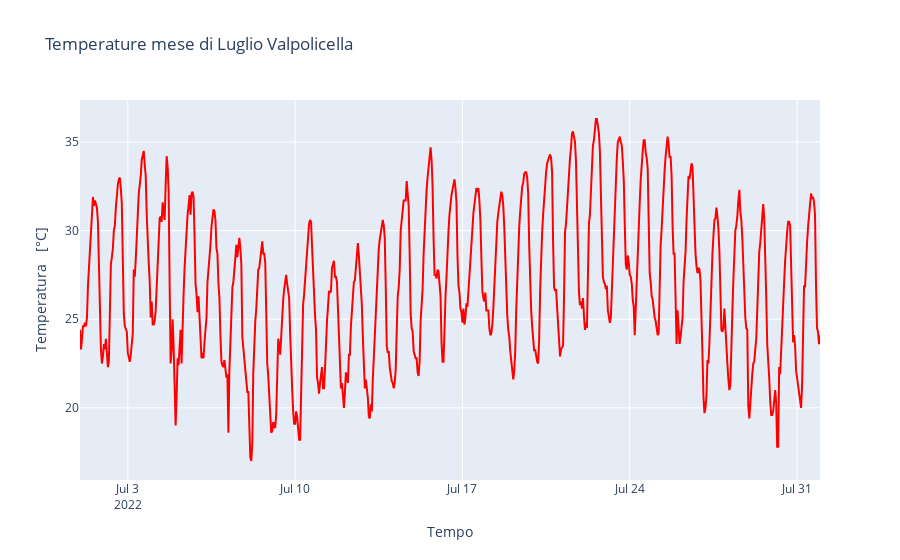

The code cell stored with this chart in its notebook:
### Code cell
import pandas as pd
import plotly.express as px
df2 = pd.read_csv('airT_1.csv',skiprows=6, sep=',', parse_dates=[0], na_values=-9999,usecols=[1,2])
df2.columns = ['Tempo','Temperatura \n [°C]']
fig = px.line(df2, x='Tempo', y='Temperatura \n [°C]', title='Temperature mese di Luglio Valpolicella')
fig.update_traces(line_color='red')
fig.show()

### Figure 1 — Plotly figure (JSON) as saved in the notebook; plotly's stock layout.template omitted (floating-point values rounded to 4 significant figures; data arrays with more than 128 entries replaced by an {"elided": "..."} marker saying what was removed)
{"data": [{"hovertemplate": "Tempo=%{x}<br>Temperatura \n [°C]=%{y}<extra></extra>", "legendgroup": "", "line": {"color": "red", "dash": "solid"}, "marker": {"symbol": "circle"}, "mode": "lines", "name": "", "orientation": "v", "showlegend": false, "type": "scatter", "x": {"elided": "744 str values"}, "xaxis": "x", "y": {"elided": "744 float values"}, "yaxis": "y"}], "layout": {"autosize": true, "legend": {"tracegroupgap": 0}, "title": {"text": "Temperature mese di Luglio Valpolicella"}, "xaxis": {"anchor": "y", "autorange": true, "domain": [0, 1], "range": ["2022-07-01", "2022-07-31 23:00"], "title": {"text": "Tempo"}, "type": "date"}, "yaxis": {"anchor": "x", "autorange": true, "domain": [0, 1], "range": [15.93, 37.37], "title": {"text": "Temperatura \n [°C]"}, "type": "linear"}}}
